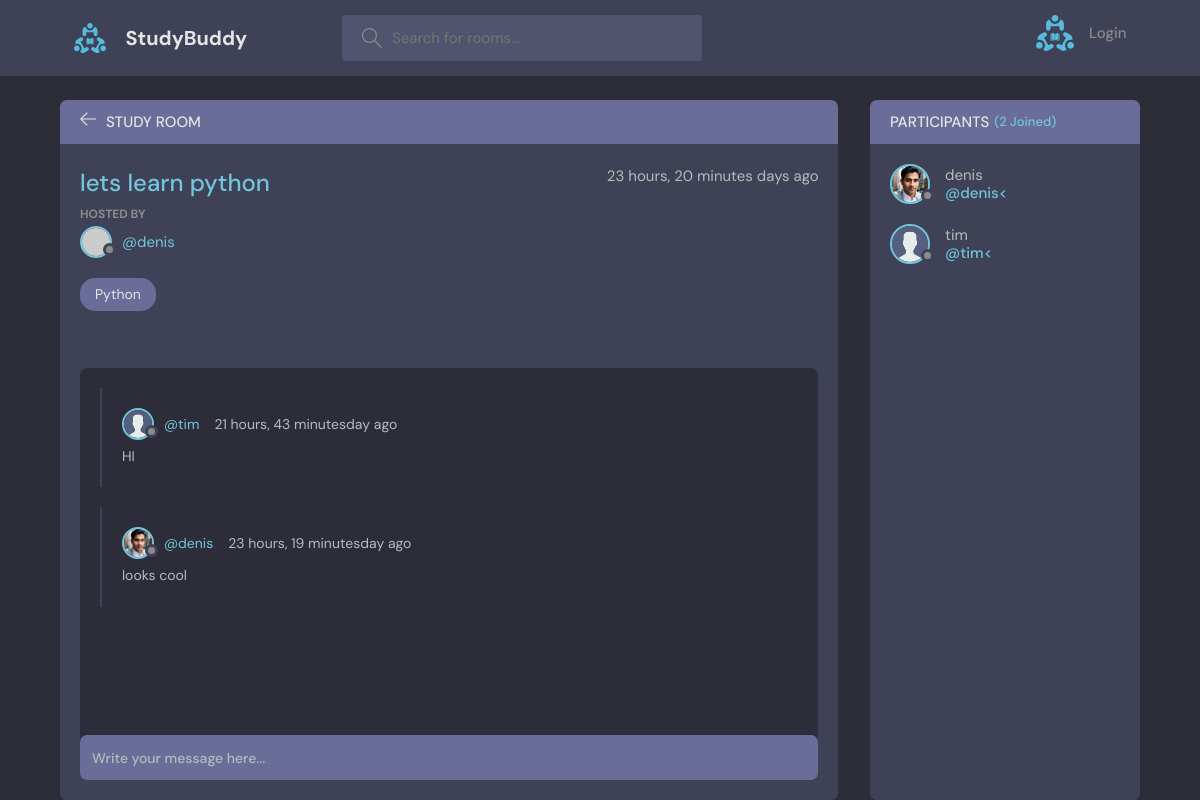
/room/1, run on the app's committed database.
### base/models.py (models this page shows, shortened)
class Room(models.Model):
  host=models.ForeignKey(User,on_delete=models.SET_NULL,null=True) # get all users data in user variable
  topic=models.ForeignKey(Topic,on_delete=models.SET_NULL,null=True) # get all topic data in user variable
  name=models.CharField(max_length=1000)
  description=models.TextField(null=True,blank=True)
  participants=models.ManyToManyField(User,related_name='participants',blank=True)
  updated=models.DateTimeField(auto_now=True) #take every snapshot every time
  created=models.DateTimeField(auto_now_add=True)  #take (initial time) time  of creation only  snapshot every time means created time only
  class Meta:
    ordering = ['-updated','-created']    #ordering = ['created','updated'] without "-" new one and updated one will appear last

class User(AbstractUser):
  name=models.CharField(max_length=200,null=True)
  email=models.EmailField(null=True,unique=True)
  bio=models.TextField(null=True)
  avatar=models.ImageField(null=True,default="avatar.svg") # depends on Pillow package need install pillow package
  USERNAME_FIELD='email'
  REQUIRED_FIELDS=[]

class Topic(models.Model):
  name=models.CharField(max_length=200)
  def __str__(self):
     return self.name

class Message(models.Model):
  user=models.ForeignKey(User,on_delete=models.CASCADE)  # get all users data in user variable
  room=models.ForeignKey(Room,on_delete=models.CASCADE)# depends on Room models and if room is deleted automatically this one also deletes
  body=models.TextField()
  updated=models.DateTimeField(auto_now=True) #take every snapshot every time
  created=models.DateTimeField(auto_now_add=True)  #take (initial time) time  of creation only  snapshot every time means created time only
  class Meta:
    ordering = ['-updated','-created']    #ordering = ['created','updated'] without "-" new one and updated one will appear last

### base/views.py (the view)
# urls.py: path("room/<str:pk>", views.room,name='room'),
def room(request,pk):# learn about request parameter  https://medium.com/@ashishkush1122/understanding-request-object-in-in-django-39c4eb5c3139
    room =None
    room=Room.objects.get(id=pk)
    room_messages=room.message_set.all()  # many to one relationship there so that we are using message_set.all()
    participants=room.participants.all()
    if request.method == 'POST':
        message=Message.objects.create(user=request.user,room=room,body=request.POST.get('body'))
        room.participants.add(request.user)
        return redirect('room',pk=room.id)
    context={'room':room,'room_messages':room_messages,'participants':participants}
    return render(request,'base/room.html',context)

### base/templates/base/room.html (shortened to what this page needs)
{% extends 'main.html' %} {% block content %}
<main class="profile-page layout layout--2">
  <div class="container">
    <div class="room">
      <div class="room__top">
        <div class="room__topLeft">
          <a href="{% url 'home'%}">
            <svg
              version="1.1"
              xmlns="http://www.w3.org/2000/svg"
              width="32"
              height="32"
              viewBox="0 0 32 32"
            >
              <title>arrow-left</title>
              <path
                d="M13.723 2.286l-13.723 13.714 13.719 13.714 1.616-1.611-10.96-10.96h27.625v-2.286h-27.625l10.965-10.965-1.616-1.607z"
              ></path>
            </svg>
          </a>
          <h3>Study Room</h3>
        </div>
      </div>
      <div class="room__box scroll">
        <div class="room__header scroll">
          <div class="room__info">
            <h3>{{room.name}}</h3>
            <span>{{room.created|timesince}} days ago</span>
          </div>
          <div class="room__hosted">
            <p>Hosted By</p>
            <a
              href="{% url 'user-profile' room.host.id %}"
              class="room__author"
            >
              <div class="avatar avatar--small">
                <img src="https://randomuser.me/api/portraits/men/37.jpg" />
              </div>
              <span>@{{room.host.username}}</span>
            </a>
          </div>
          <span class="room__topics">{{room.topic}}</span>
        </div>
        <div class="room__conversation">
          <div class="threads scroll">
            {% for message1 in room_messages %}
            <div class="thread">
              <div class="thread__top">
                <div class="thread__author">
                  <a
                    href="{% url 'user-profile' message1.user.id %}"
                    class="thread__authorInfo"
                  >
                    <div class="avatar avatar--small">
                      <img src="{{message1.user.avatar.url}}" />
                    </div>
                    <span>@{{message1.user.username}}</span>
                  </a>
                  <span class="thread__date"
                    >{{message1.created|timesince}}day ago</span
                  >
                </div>
              </div>
              <div class="thread__details">{{message1.body}}</div>
            </div>
            {% endfor %}
          </div>
        </div>
      </div>
      <div class="room__message">
        <form action="" method="POST">
          <input name="body" placeholder="Write your message here..." />
        </form>
      </div>
    </div>
    <div class="participants">
      <h3 class="participants__top">
        Participants <span>({{participants.count}} Joined)</span>
      </h3>
      <div class="participants__list scroll">
        {% for user in participants %}
        <a href="{% url 'user-profile' user.id %}" class="participant">
          <div class="avatar avatar--medium">
            <img src="{{user.avatar.url}}" />
          </div>
          <p>
            {{user.username}}
            <span>@{{user.username}}<</span>
          </p>
        </a>
        {% endfor %}
      </div>
    </div>
  </div>
</main>
{% endblock content %}

### data on the page
Room: name "lets learn python", created "23 hours, 20 minutes", host.username "denis", topic "Python"
Message: user.avatar (placeholder picture), user.username "tim", created "21 hours, 43 minutes", body "HI"
Message: user.avatar (picture), user.username "denis", created "23 hours, 19 minutes", body "looks cool"
User: avatar (picture), username "denis"
User: avatar (placeholder picture), username "tim"

### other printed values
{{ participants.count }} "2"
